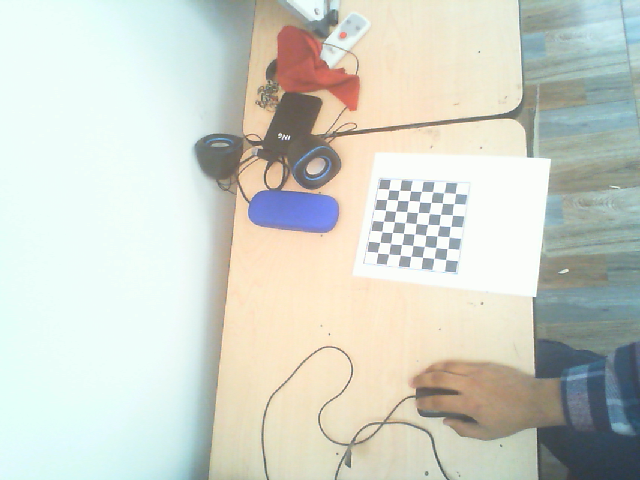
#> input picture calibracion de camara/calibracion de camara/CameraCalibration-main/images/0.png, 640 x 480 px; its folder holds 4 pictures in this run
$ python calibration.py
#> lines starting #> are read from the running program, lines starting #| are printed output that depends on the picture; after the words box and inside, x2 and y2 are one past the last pixel; in counts of white or black regions, pixels touching at a corner belong together
import numpy as np
import cv2 as cv
import glob
import pickle


################ FIND CHESSBOARD CORNERS - OBJECT POINTS AND IMAGE POINTS #############################

chessboardSize = (7,7)
frameSize = (640,480)


# termination criteria
criteria = (cv.TERM_CRITERIA_EPS + cv.TERM_CRITERIA_MAX_ITER, 18, 0.001)


# prepare object points, like (0,0,0), (1,0,0), (2,0,0) ....,(6,5,0)
objp = np.zeros((chessboardSize[0] * chessboardSize[1], 3), np.float32)
objp[:,:2] = np.mgrid[0:chessboardSize[0],0:chessboardSize[1]].T.reshape(-1,2)

size_of_chessboard_squares_mm = 18
objp = objp * size_of_chessboard_squares_mm


# Arrays to store object points and image points from all the images.
objpoints = [] # 3d point in real world space
imgpoints = [] # 2d points in image plane.


images = glob.glob('C:/Users/andre/OneDrive/Escritorio/python-course/calibracion de camara/CameraCalibration-main/images/*.png')

for image in images:

    img = cv.imread(image)
#> img is the input picture: shape (480, 640, 3); mean B, G, R 201.2, 210.9, 206.9
    gray = cv.cvtColor(img, cv.COLOR_BGR2GRAY)
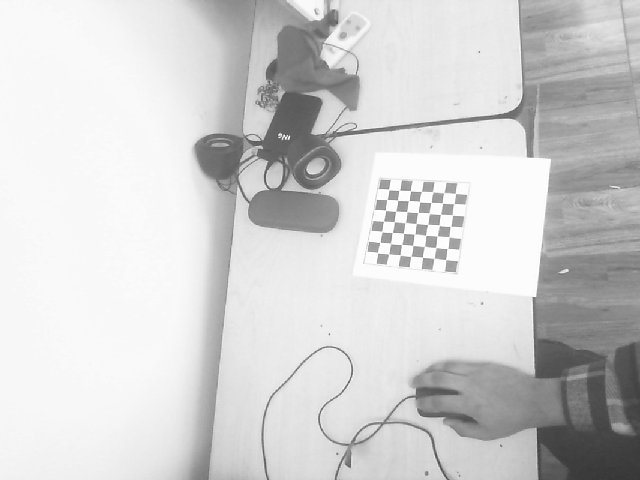
#> gray: shape (480, 640); min 53, max 255, mean 208.6

    # Find the chess board corners
    ret, corners = cv.findChessboardCorners(gray, chessboardSize, None)
#> ret = True; corners = 49 rows, first 8: [388.6, 189.5], [399, 190.4], [410.5, 190.7], [421.5, 191.4], [432.7, 191.7], [443.6, 192.8], [455.5, 193.5], [386.9, 199.5]

    # If found, add object points, image points (after refining them)
    if ret == True:

        objpoints.append(objp)
        corners2 = cv.cornerSubPix(gray, corners, (7,7), (-1,-1), criteria)
#> corners2 = 49 rows, first 8: [388.8, 189.5], [399.4, 190.4], [410.4, 190.7], [421.4, 191.4], [432.7, 191.7], [443.7, 192.7], [455.4, 193.5], [387.1, 199.5]
        imgpoints.append(corners)

        # Draw and display the corners
        cv.drawChessboardCorners(img, chessboardSize, corners2, ret)
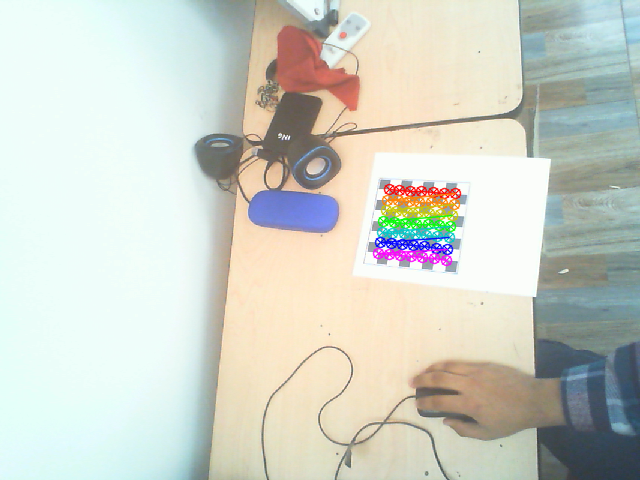
#> img: shape (480, 640, 3); 1.77% of pixels changed, all inside (x1, y1, x2, y2) = (372, 183, 462, 267)
        cv.imshow('img', img)
        cv.waitKey(1000)
#> pass 2 of the loop `for image in images:`:
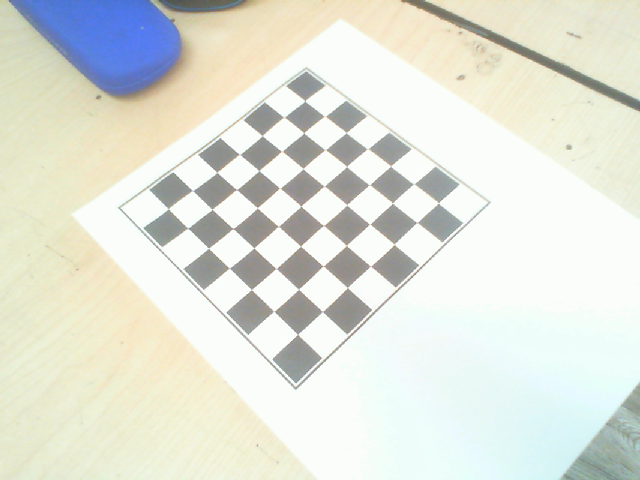
#> input picture calibracion de camara/calibracion de camara/CameraCalibration-main/images/1.png, 640 x 480 px
#> img is the input picture: shape (480, 640, 3); mean B, G, R 218.1, 227.8, 224.9
#> `gray = cv.cvtColor(img, cv.COLOR_BGR2GRAY)`:
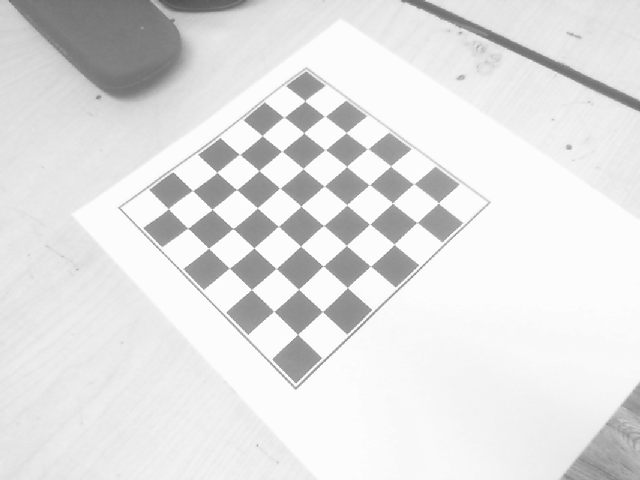
#> gray: shape (480, 640); min 80, max 255, mean 225.8
#> corners = 49 rows, first 8: [304.9, 100.8], [324.8, 116.3], [346.2, 132.6], [366.6, 148.9], [390.6, 165.9], [413.9, 183.8], [438.4, 202.9], [283.9, 117.3]
#> corners2 = 49 rows, first 8: [304.8, 100.9], [324.8, 116.3], [346.3, 132.6], [367.6, 148.8], [390.6, 166.1], [413.6, 183.9], [438.4, 202.9], [284, 117.2]
#> `cv.drawChessboardCorners(img, chessboardSize, corners2, ret)`:
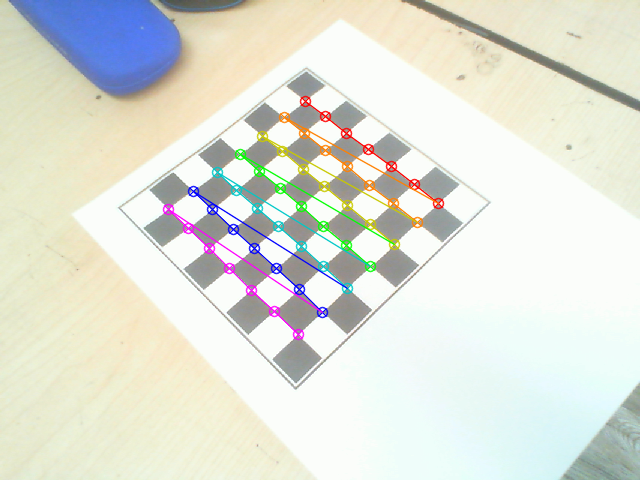
#> img: shape (480, 640, 3); 3.08% of pixels changed, all inside (x1, y1, x2, y2) = (162, 95, 445, 341)
#> pass 3 of the loop `for image in images:`:
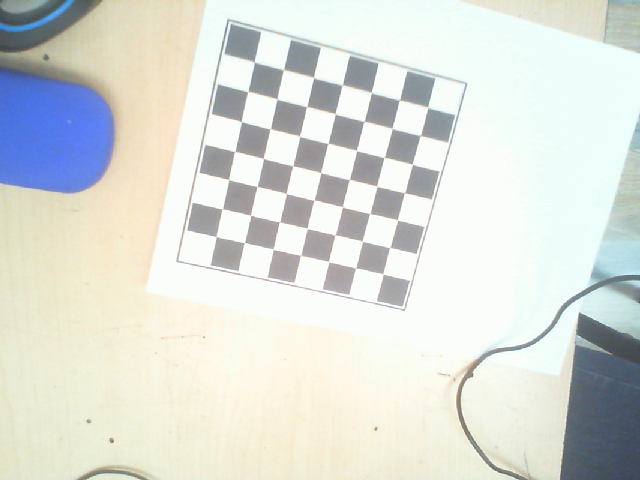
#> input picture calibracion de camara/calibracion de camara/CameraCalibration-main/images/10.png, 640 x 480 px
#> img is the input picture: shape (480, 640, 3); mean B, G, R 216.3, 222.1, 218.7
#> `gray = cv.cvtColor(img, cv.COLOR_BGR2GRAY)`:
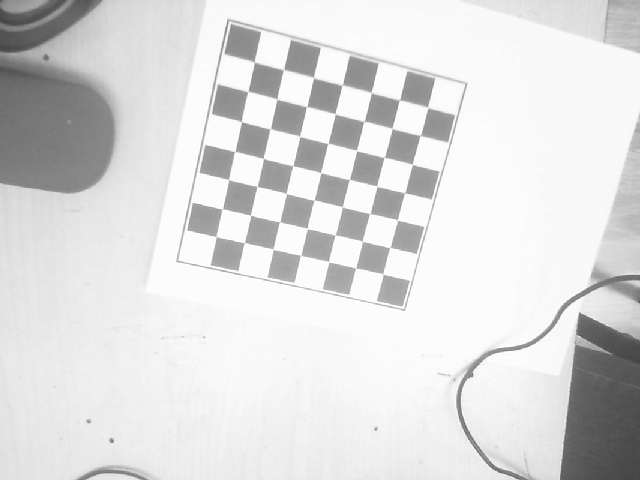
#> gray: shape (480, 640); min 67, max 255, mean 220.4
#> corners = 49 rows, first 8: [254.4, 62.16], [283.6, 69.72], [313.6, 77.44], [341.8, 85.37], [371.3, 92.4], [399.2, 100.2], [427.6, 107.2], [247.8, 91.48]
#> corners2 = 49 rows, first 8: [254.3, 61.96], [283.5, 69.67], [313.6, 77.66], [342.1, 85.13], [371.2, 92.54], [399.4, 100.1], [427.7, 107.4], [247.8, 91.51]
#> `cv.drawChessboardCorners(img, chessboardSize, corners2, ret)`:
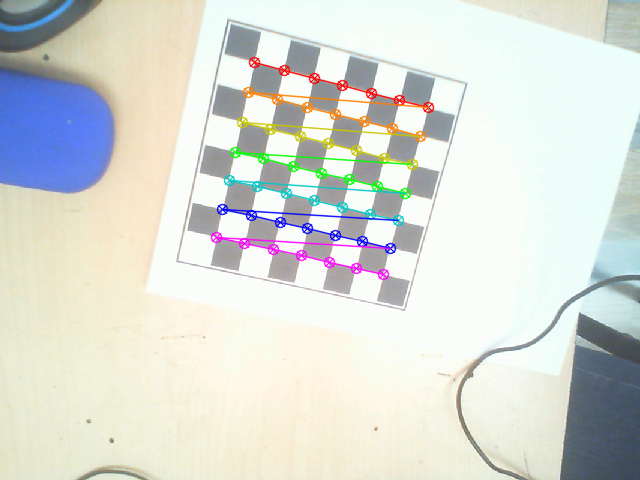
#> img: shape (480, 640, 3); 3.37% of pixels changed, all inside (x1, y1, x2, y2) = (210, 56, 435, 281)
#> the loop made 4 passes; the first 3 are shown


cv.destroyAllWindows()


############## CALIBRATION #######################################################

ret, cameraMatrix, dist, rvecs, tvecs = cv.calibrateCamera(objpoints, imgpoints, frameSize, None, None)

# Save the camera calibration result for later use (we won't worry about rvecs / tvecs)
pickle.dump((cameraMatrix, dist), open( "calibration.pkl", "wb" ))
pickle.dump(cameraMatrix, open( "cameraMatrix.pkl", "wb" ))
pickle.dump(dist, open( "dist.pkl", "wb" ))
print("camera calibrated:",ret)
print("\nCamera matrix\n:",cameraMatrix)
print("\nDistrosion parameters\n:",dist)
#print("\nRotation parameters\n:",rvecs)
#print("\nTraslation parameters\n",tvecs)


############## UNDISTORTION #####################################################

img = cv.imread('cali5.png')
#> (the run stopped early here; a loop or call above may not have finished)
